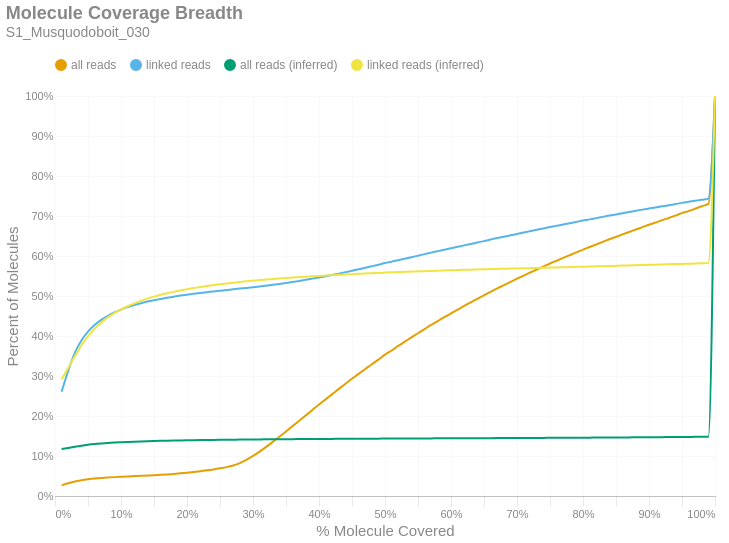

The code cell stored with this chart in its notebook:
### Markdown cell above
### Molecule Read Coverage
This chart shows molecule coverage breadth as computed by the number of bases aligned to that molecule. In other words, "*how much of each unique long molecule is actually sequenced/aligned?*" Keep in mind there is a distinction between sequences and alignments, since some sequences belonging to a particular molecule may not align well and wouldn't appear in the alignment data. This chart also shows molecule coverage breadth as computed by the *inferred fragment* from which the aligned sequences originate. Unlike read coverage, this calculation takes into account the total insert size, including unsequenced gaps between the forward and reverse reads. Like the previous figures, these are cumulative percents.

### Code cell
if SKIPLR:
    print_html(f"Skipped")
else:
    binned_df = consolidated_hist(valids['coverage_bp'], mask, 0.01, True)
    binned_df_inf = consolidated_hist(valids['coverage_inserts'], mask, 0.01, True)
    binned_df = binned_df.with_columns(pl.lit(binned_df_inf['all reads (cumsum)']).alias('all reads (inferred)'))
    binned_df = binned_df.with_columns(pl.lit(binned_df_inf['linked reads (cumsum)']).alias('linked reads (inferred)'))
    binned_df = binned_df.with_columns(
        (pl.col('bin').cast(pl.Float64) + 0.01).alias('right_edge')
    )

    with SafeRender(binned_df):
        (
            density_plot(binned_df, 'Molecule Coverage Breadth', samplename, 'molcov', ['all reads (inferred)','linked reads (inferred)'])
            .encode(
                #x=alt.X('bin:Q', title="% Molecule Covered").axis(format = '%').scale(padding=0),
                x=alt.X('right_edge:Q', title="% Molecule Covered").axis(format='%').scale(padding=0),
                y=alt.Y('value:Q', title='Percent of Molecules')
                    .axis(format='%')
                    .stack(False)
                    .scale(domainMin=0, padding=0),
                color=alt.Color("key:N").scale(domain = ["all reads", "linked reads", "all reads (inferred)", "linked reads (inferred)"]),
                tooltip = [
                    alt.Tooltip("key:N", title = "Data Type"),
                    alt.Tooltip("range_label:N", title="% Molecule Covered"),
                    alt.Tooltip("value:Q", format = ".2%", title="% Molecules")
                ]
            )
        ).display()

### Figure 1 — Vega-Lite specification as saved in the notebook (floating-point values rounded to 4 significant figures)
{"width": "container", "height": 400, "config": {"title": {"anchor": "start", "dy": -15, "fontSize": 18, "color": "#888888", "subtitleColor": "#888888", "subtitleFontSize": 14}, "arc": {"fill": "#0072B2"}, "axis": {"domainColor": "#888888", "domainWidth": 0.5, "gridWidth": 0.2, "grid": false, "titleFontWeight": 400, "titleFontSize": 15, "labelFontSize": 11, "labelColor": "#888888", "tickColor": "#888888", "tickWidth": 0.2, "titleColor": "#888888"}, "axisBand": {"grid": false}, "axisX": {"grid": true, "tickSize": 10, "domainCap": "round"}, "axisY": {"domain": false, "grid": true, "tickSize": 0, "domainCap": "round"}, "background": "transparent", "header": {"labelFontSize": 15, "labelColor": "#888888", "titleFontSize": 15, "titleFontWeight": 600, "titleColor": "#888888"}, "legend": {"labelFont": "sans-serif", "labelFontSize": 12, "labelColor": "#888888", "symbolSize": 100, "symbolType": "circle", "titleFontSize": 12, "titlePadding": 10, "titleColor": "#888888", "title": null, "orient": "top"}, "range": {"category": ["#E69F00", "#56B4E9", "#009E73", "#F0E442", "#0072B2", "#D55E00", "#CC79A7", "#000000"], "diverging": ["#cfe8f3", "#a2d4ec", "#73bfe2", "#46abdb", "#1696d2", "#12719e"]}, "area": {"fill": "#0072B2", "fillOpacity": 0.7, "line": true, "strokeOpacity": 0.7}, "line": {"color": "#0072B2", "stroke": "#0072B2", "strokeWidth": 2}, "trail": {"color": "#0072B2", "stroke": "#0072B2", "strokeWidth": 0, "size": 1}, "point": {"filled": true, "fillOpacity": 1.0, "size": 95}, "text": {"color": "#888888", "fontSize": 11, "align": "right", "fontWeight": 400, "size": 11}, "bar": {"fill": "#0072B2", "stroke": null}, "view": {"stroke": null, "continuousWidth": 660, "continuousHeight": 400}}, "data": {"name": "data-16afb018e4b40cb5d1339ce25efc5411"}, "mark": {"type": "line", "interpolate": "monotone", "point": {"opacity": 0, "size": 275}}, "encoding": {"color": {"field": "key", "scale": {"domain": ["all reads", "linked reads", "all reads (inferred)", "linked reads (inferred)"]}, "type": "nominal"}, "tooltip": [{"field": "key", "title": "Data Type", "type": "nominal"}, {"field": "range_label", "title": "% Molecule Covered", "type": "nominal"}, {"field": "value", "format": ".2%", "title": "% Molecules", "type": "quantitative"}], "x": {"axis": {"format": "%"}, "field": "right_edge", "scale": {"padding": 0}, "title": "% Molecule Covered", "type": "quantitative"}, "y": {"axis": {"format": "%"}, "field": "value", "scale": {"domainMin": 0, "padding": 0}, "stack": false, "title": "Percent of Molecules", "type": "quantitative"}}, "params": [{"name": "param_c36ac31b6afebe62", "select": {"type": "point", "fields": ["key"]}, "bind": "legend"}], "title": {"text": "Molecule Coverage Breadth", "subtitle": "S1_Musquodoboit_030"}, "transform": [{"fold": ["all reads (cumsum)", "linked reads (cumsum)", "all reads (inferred)", "linked reads (inferred)"]}, {"calculate": "replace(datum.key, ' (cumsum)', '')", "as": "key"}, {"filter": {"param": "param_c36ac31b6afebe62"}}], "usermeta": {"embedOptions": {"downloadFileName": "S1_Musquodoboit_030.molcov"}}, "$schema": "https://vega.github.io/schema/vega-lite/v6.1.0.json", "datasets": {"data-16afb018e4b40cb5d1339ce25efc5411": [{"bin": "0.0", "interval": "0.0-0.01", "all reads": 0.0266, "linked reads": 0.2605, "all reads (cumsum)": 0.0266, "linked reads (cumsum)": 0.2605, "range_label": "0.0-0.01", "all reads (inferred)": 0.1175, "linked reads (inferred)": 0.2918, "right_edge": 0.01}, {"bin": "0.01", "interval": "0.01-0.02", "all reads": 0.005226, "linked reads": 0.05228, "all reads (cumsum)": 0.03182, "linked reads (cumsum)": 0.3128, "range_label": "0.01-0.02", "all reads (inferred)": 0.1203, "linked reads (inferred)": 0.32, "right_edge": 0.02}, {"bin": "0.02", "interval": "0.02-0.03", "all reads": 0.004499, "linked reads": 0.04528, "all reads (cumsum)": 0.03632, "linked reads (cumsum)": 0.358, "range_label": "0.02-0.03", "all reads (inferred)": 0.1231, "linked reads (inferred)": 0.3495, "right_edge": 0.03}, {"bin": "0.03", "interval": "0.03-0.04", "all reads": 0.003173, "linked reads": 0.03086, "all reads (cumsum)": 0.03949, "linked reads (cumsum)": 0.3889, "range_label": "0.03-0.04", "all reads (inferred)": 0.1257, "linked reads (inferred)": 0.3766, "right_edge": 0.04}, {"bin": "0.04", "interval": "0.04-0.05", "all reads": 0.002331, "linked reads": 0.02226, "all reads (cumsum)": 0.04182, "linked reads (cumsum)": 0.4112, "range_label": "0.04-0.05", "all reads (inferred)": 0.128, "linked reads (inferred)": 0.3992, "right_edge": 0.05}, {"bin": "0.05", "interval": "0.05-0.06", "all reads": 0.001792, "linked reads": 0.01636, "all reads (cumsum)": 0.04362, "linked reads (cumsum)": 0.4275, "range_label": "0.05-0.06", "all reads (inferred)": 0.1298, "linked reads (inferred)": 0.4182, "right_edge": 0.06}, {"bin": "0.06", "interval": "0.06-0.07", "all reads": 0.001421, "linked reads": 0.0129, "all reads (cumsum)": 0.04504, "linked reads (cumsum)": 0.4404, "range_label": "0.06-0.07", "all reads (inferred)": 0.1312, "linked reads (inferred)": 0.4333, "right_edge": 0.07}, {"bin": "0.07", "interval": "0.07-0.08", "all reads": 0.001135, "linked reads": 0.01012, "all reads (cumsum)": 0.04617, "linked reads (cumsum)": 0.4505, "range_label": "0.07-0.08", "all reads (inferred)": 0.1325, "linked reads (inferred)": 0.4465, "right_edge": 0.08}, {"bin": "0.08", "interval": "0.08-0.09", "all reads": 0.001017, "linked reads": 0.00841, "all reads (cumsum)": 0.04719, "linked reads (cumsum)": 0.459, "range_label": "0.08-0.09", "all reads (inferred)": 0.1336, "linked reads (inferred)": 0.4574, "right_edge": 0.09}, {"bin": "0.09", "interval": "0.09-0.1", "all reads": 0.0009139, "linked reads": 0.007153, "all reads (cumsum)": 0.0481, "linked reads (cumsum)": 0.4661, "range_label": "0.09-0.1", "all reads (inferred)": 0.1344, "linked reads (inferred)": 0.4665, "right_edge": 0.1}, {"bin": "0.1", "interval": "0.1-0.11", "all reads": 0.0008352, "linked reads": 0.006243, "all reads (cumsum)": 0.04894, "linked reads (cumsum)": 0.4724, "range_label": "0.1-0.11", "all reads (inferred)": 0.1352, "linked reads (inferred)": 0.4744, "right_edge": 0.11}, {"bin": "0.11", "interval": "0.11-0.12", "all reads": 0.0007611, "linked reads": 0.00509, "all reads (cumsum)": 0.0497, "linked reads (cumsum)": 0.4774, "range_label": "0.11-0.12", "all reads (inferred)": 0.1358, "linked reads (inferred)": 0.4813, "right_edge": 0.12}, {"bin": "0.12", "interval": "0.12-0.13", "all reads": 0.0007588, "linked reads": 0.004488, "all reads (cumsum)": 0.05046, "linked reads (cumsum)": 0.4819, "range_label": "0.12-0.13", "all reads (inferred)": 0.1365, "linked reads (inferred)": 0.4878, "right_edge": 0.13}, {"bin": "0.13", "interval": "0.13-0.14", "all reads": 0.000765, "linked reads": 0.004076, "all reads (cumsum)": 0.05122, "linked reads (cumsum)": 0.486, "range_label": "0.13-0.14", "all reads (inferred)": 0.137, "linked reads (inferred)": 0.4933, "right_edge": 0.14}, {"bin": "0.14", "interval": "0.14-0.15", "all reads": 0.0007555, "linked reads": 0.003521, "all reads (cumsum)": 0.05198, "linked reads (cumsum)": 0.4895, "range_label": "0.14-0.15", "all reads (inferred)": 0.1375, "linked reads (inferred)": 0.4985, "right_edge": 0.15}, {"bin": "0.15", "interval": "0.15-0.16", "all reads": 0.0008905, "linked reads": 0.003145, "all reads (cumsum)": 0.05287, "linked reads (cumsum)": 0.4927, "range_label": "0.15-0.16", "all reads (inferred)": 0.1379, "linked reads (inferred)": 0.503, "right_edge": 0.16}, {"bin": "0.16", "interval": "0.16-0.17", "all reads": 0.00106, "linked reads": 0.002959, "all reads (cumsum)": 0.05393, "linked reads (cumsum)": 0.4956, "range_label": "0.16-0.17", "all reads (inferred)": 0.1383, "linked reads (inferred)": 0.507, "right_edge": 0.17}, {"bin": "0.17", "interval": "0.17-0.18", "all reads": 0.001253, "linked reads": 0.002751, "all reads (cumsum)": 0.05518, "linked reads (cumsum)": 0.4984, "range_label": "0.17-0.18", "all reads (inferred)": 0.1386, "linked reads (inferred)": 0.5105, "right_edge": 0.18}, {"bin": "0.18", "interval": "0.18-0.19", "all reads": 0.001462, "linked reads": 0.002633, "all reads (cumsum)": 0.05664, "linked reads (cumsum)": 0.501, "range_label": "0.18-0.19", "all reads (inferred)": 0.139, "linked reads (inferred)": 0.5139, "right_edge": 0.19}, {"bin": "0.19", "interval": "0.19-0.2", "all reads": 0.001629, "linked reads": 0.00236, "all reads (cumsum)": 0.05827, "linked reads (cumsum)": 0.5034, "range_label": "0.19-0.2", "all reads (inferred)": 0.1393, "linked reads (inferred)": 0.5171, "right_edge": 0.2}, {"bin": "0.2", "interval": "0.2-0.21", "all reads": 0.001772, "linked reads": 0.002192, "all reads (cumsum)": 0.06005, "linked reads (cumsum)": 0.5056, "range_label": "0.2-0.21", "all reads (inferred)": 0.1396, "linked reads (inferred)": 0.52, "right_edge": 0.21}, {"bin": "0.21", "interval": "0.21-0.22", "all reads": 0.001973, "linked reads": 0.001984, "all reads (cumsum)": 0.06202, "linked reads (cumsum)": 0.5075, "range_label": "0.21-0.22", "all reads (inferred)": 0.1398, "linked reads (inferred)": 0.5228, "right_edge": 0.22}, {"bin": "0.22", "interval": "0.22-0.23", "all reads": 0.002176, "linked reads": 0.001988, "all reads (cumsum)": 0.0642, "linked reads (cumsum)": 0.5095, "range_label": "0.22-0.23", "all reads (inferred)": 0.1401, "linked reads (inferred)": 0.525, "right_edge": 0.23}, {"bin": "0.23", "interval": "0.23-0.24", "all reads": 0.002333, "linked reads": 0.001834, "all reads (cumsum)": 0.06653, "linked reads (cumsum)": 0.5114, "range_label": "0.23-0.24", "all reads (inferred)": 0.1403, "linked reads (inferred)": 0.5272, "right_edge": 0.24}, {"bin": "0.24", "interval": "0.24-0.25", "all reads": 0.002668, "linked reads": 0.001794, "all reads (cumsum)": 0.0692, "linked reads (cumsum)": 0.5132, "range_label": "0.24-0.25", "all reads (inferred)": 0.1405, "linked reads (inferred)": 0.5294, "right_edge": 0.25}, {"bin": "0.25", "interval": "0.25-0.26", "all reads": 0.002976, "linked reads": 0.001716, "all reads (cumsum)": 0.07217, "linked reads (cumsum)": 0.5149, "range_label": "0.25-0.26", "all reads (inferred)": 0.1407, "linked reads (inferred)": 0.5313, "right_edge": 0.26}, {"bin": "0.26", "interval": "0.26-0.27", "all reads": 0.004153, "linked reads": 0.001848, "all reads (cumsum)": 0.07633, "linked reads (cumsum)": 0.5167, "range_label": "0.26-0.27", "all reads (inferred)": 0.1408, "linked reads (inferred)": 0.5331, "right_edge": 0.27}, {"bin": "0.27", "interval": "0.27-0.28", "all reads": 0.005978, "linked reads": 0.001723, "all reads (cumsum)": 0.0823, "linked reads (cumsum)": 0.5185, "range_label": "0.27-0.28", "all reads (inferred)": 0.141, "linked reads (inferred)": 0.5349, "right_edge": 0.28}, {"bin": "0.28", "interval": "0.28-0.29", "all reads": 0.00811, "linked reads": 0.001662, "all reads (cumsum)": 0.09041, "linked reads (cumsum)": 0.5201, "range_label": "0.28-0.29", "all reads (inferred)": 0.1412, "linked reads (inferred)": 0.5367, "right_edge": 0.29}, {"bin": "0.29", "interval": "0.29-0.3", "all reads": 0.009713, "linked reads": 0.00182, "all reads (cumsum)": 0.1001, "linked reads (cumsum)": 0.5219, "range_label": "0.29-0.3", "all reads (inferred)": 0.1414, "linked reads (inferred)": 0.5382, "right_edge": 0.3}, {"bin": "0.3", "interval": "0.3-0.31", "all reads": 0.01087, "linked reads": 0.001794, "all reads (cumsum)": 0.111, "linked reads (cumsum)": 0.5237, "range_label": "0.3-0.31", "all reads (inferred)": 0.1415, "linked reads (inferred)": 0.5398, "right_edge": 0.31}, {"bin": "0.31", "interval": "0.31-0.32", "all reads": 0.01182, "linked reads": 0.002103, "all reads (cumsum)": 0.1228, "linked reads (cumsum)": 0.5258, "range_label": "0.31-0.32", "all reads (inferred)": 0.1416, "linked reads (inferred)": 0.5411, "right_edge": 0.32}, {"bin": "0.32", "interval": "0.32-0.33", "all reads": 0.01246, "linked reads": 0.002181, "all reads (cumsum)": 0.1353, "linked reads (cumsum)": 0.528, "range_label": "0.32-0.33", "all reads (inferred)": 0.1418, "linked reads (inferred)": 0.5424, "right_edge": 0.33}, {"bin": "0.33", "interval": "0.33-0.34", "all reads": 0.01287, "linked reads": 0.002113, "all reads (cumsum)": 0.1481, "linked reads (cumsum)": 0.5301, "range_label": "0.33-0.34", "all reads (inferred)": 0.1419, "linked reads (inferred)": 0.5437, "right_edge": 0.34}, {"bin": "0.34", "interval": "0.34-0.35", "all reads": 0.01309, "linked reads": 0.0023, "all reads (cumsum)": 0.1612, "linked reads (cumsum)": 0.5324, "range_label": "0.34-0.35", "all reads (inferred)": 0.142, "linked reads (inferred)": 0.545, "right_edge": 0.35}, {"bin": "0.35", "interval": "0.35-0.36", "all reads": 0.01345, "linked reads": 0.002511, "all reads (cumsum)": 0.1747, "linked reads (cumsum)": 0.5349, "range_label": "0.35-0.36", "all reads (inferred)": 0.1422, "linked reads (inferred)": 0.5461, "right_edge": 0.36}, {"bin": "0.36", "interval": "0.36-0.37", "all reads": 0.01347, "linked reads": 0.002808, "all reads (cumsum)": 0.1881, "linked reads (cumsum)": 0.5377, "range_label": "0.36-0.37", "all reads (inferred)": 0.1423, "linked reads (inferred)": 0.5472, "right_edge": 0.37}, {"bin": "0.37", "interval": "0.37-0.38", "all reads": 0.01342, "linked reads": 0.002719, "all reads (cumsum)": 0.2016, "linked reads (cumsum)": 0.5405, "range_label": "0.37-0.38", "all reads (inferred)": 0.1424, "linked reads (inferred)": 0.5482, "right_edge": 0.38}, {"bin": "0.38", "interval": "0.38-0.39", "all reads": 0.01358, "linked reads": 0.003009, "all reads (cumsum)": 0.2151, "linked reads (cumsum)": 0.5435, "range_label": "0.38-0.39", "all reads (inferred)": 0.1425, "linked reads (inferred)": 0.5493, "right_edge": 0.39}, {"bin": "0.39", "interval": "0.39-0.4", "all reads": 0.0136, "linked reads": 0.003009, "all reads (cumsum)": 0.2287, "linked reads (cumsum)": 0.5465, "range_label": "0.39-0.4", "all reads (inferred)": 0.1426, "linked reads (inferred)": 0.5503, "right_edge": 0.4}, {"bin": "0.4", "interval": "0.4-0.41", "all reads": 0.01289, "linked reads": 0.003066, "all reads (cumsum)": 0.2416, "linked reads (cumsum)": 0.5495, "range_label": "0.4-0.41", "all reads (inferred)": 0.1427, "linked reads (inferred)": 0.5512, "right_edge": 0.41}, {"bin": "0.41", "interval": "0.41-0.42", "all reads": 0.0131, "linked reads": 0.003084, "all reads (cumsum)": 0.2547, "linked reads (cumsum)": 0.5526, "range_label": "0.41-0.42", "all reads (inferred)": 0.1428, "linked reads (inferred)": 0.5521, "right_edge": 0.42}, {"bin": "0.42", "interval": "0.42-0.43", "all reads": 0.01304, "linked reads": 0.003306, "all reads (cumsum)": 0.2678, "linked reads (cumsum)": 0.5559, "range_label": "0.42-0.43", "all reads (inferred)": 0.1429, "linked reads (inferred)": 0.553, "right_edge": 0.43}, {"bin": "0.43", "interval": "0.43-0.44", "all reads": 0.01268, "linked reads": 0.003464, "all reads (cumsum)": 0.2805, "linked reads (cumsum)": 0.5594, "range_label": "0.43-0.44", "all reads (inferred)": 0.143, "linked reads (inferred)": 0.5539, "right_edge": 0.44}, {"bin": "0.44", "interval": "0.44-0.45", "all reads": 0.01252, "linked reads": 0.003661, "all reads (cumsum)": 0.293, "linked reads (cumsum)": 0.5631, "range_label": "0.44-0.45", "all reads (inferred)": 0.1431, "linked reads (inferred)": 0.5547, "right_edge": 0.45}, {"bin": "0.45", "interval": "0.45-0.46", "all reads": 0.01235, "linked reads": 0.003747, "all reads (cumsum)": 0.3053, "linked reads (cumsum)": 0.5668, "range_label": "0.45-0.46", "all reads (inferred)": 0.1431, "linked reads (inferred)": 0.5555, "right_edge": 0.46}, {"bin": "0.46", "interval": "0.46-0.47", "all reads": 0.01212, "linked reads": 0.003739, "all reads (cumsum)": 0.3174, "linked reads (cumsum)": 0.5705, "range_label": "0.46-0.47", "all reads (inferred)": 0.1432, "linked reads (inferred)": 0.5563, "right_edge": 0.47}, {"bin": "0.47", "interval": "0.47-0.48", "all reads": 0.01204, "linked reads": 0.003757, "all reads (cumsum)": 0.3295, "linked reads (cumsum)": 0.5743, "range_label": "0.47-0.48", "all reads (inferred)": 0.1433, "linked reads (inferred)": 0.557, "right_edge": 0.48}, {"bin": "0.48", "interval": "0.48-0.49", "all reads": 0.01139, "linked reads": 0.003815, "all reads (cumsum)": 0.3409, "linked reads (cumsum)": 0.5781, "range_label": "0.48-0.49", "all reads (inferred)": 0.1434, "linked reads (inferred)": 0.5578, "right_edge": 0.49}, {"bin": "0.49", "interval": "0.49-0.5", "all reads": 0.01239, "linked reads": 0.004223, "all reads (cumsum)": 0.3533, "linked reads (cumsum)": 0.5823, "range_label": "0.49-0.5", "all reads (inferred)": 0.1435, "linked reads (inferred)": 0.5585, "right_edge": 0.5}, {"bin": "0.5", "interval": "0.5-0.51", "all reads": 0.0104, "linked reads": 0.003542, "all reads (cumsum)": 0.3637, "linked reads (cumsum)": 0.5859, "range_label": "0.5-0.51", "all reads (inferred)": 0.1436, "linked reads (inferred)": 0.5592, "right_edge": 0.51}, {"bin": "0.51", "interval": "0.51-0.52", "all reads": 0.01147, "linked reads": 0.003388, "all reads (cumsum)": 0.3751, "linked reads (cumsum)": 0.5893, "range_label": "0.51-0.52", "all reads (inferred)": 0.1437, "linked reads (inferred)": 0.5598, "right_edge": 0.52}, {"bin": "0.52", "interval": "0.52-0.53", "all reads": 0.01076, "linked reads": 0.003854, "all reads (cumsum)": 0.3859, "linked reads (cumsum)": 0.5931, "range_label": "0.52-0.53", "all reads (inferred)": 0.1437, "linked reads (inferred)": 0.5605, "right_edge": 0.53}, {"bin": "0.53", "interval": "0.53-0.54", "all reads": 0.01075, "linked reads": 0.003793, "all reads (cumsum)": 0.3966, "linked reads (cumsum)": 0.5969, "range_label": "0.53-0.54", "all reads (inferred)": 0.1438, "linked reads (inferred)": 0.561, "right_edge": 0.54}, {"bin": "0.54", "interval": "0.54-0.55", "all reads": 0.01028, "linked reads": 0.003893, "all reads (cumsum)": 0.4069, "linked reads (cumsum)": 0.6008, "range_label": "0.54-0.55", "all reads (inferred)": 0.1439, "linked reads (inferred)": 0.5616, "right_edge": 0.55}, {"bin": "0.55", "interval": "0.55-0.56", "all reads": 0.01043, "linked reads": 0.003908, "all reads (cumsum)": 0.4174, "linked reads (cumsum)": 0.6047, "range_label": "0.55-0.56", "all reads (inferred)": 0.1439, "linked reads (inferred)": 0.5622, "right_edge": 0.56}, {"bin": "0.56", "interval": "0.56-0.57", "all reads": 0.01028, "linked reads": 0.0037, "all reads (cumsum)": 0.4276, "linked reads (cumsum)": 0.6084, "range_label": "0.56-0.57", "all reads (inferred)": 0.144, "linked reads (inferred)": 0.5628, "right_edge": 0.57}, {"bin": "0.57", "interval": "0.57-0.58", "all reads": 0.009745, "linked reads": 0.003775, "all reads (cumsum)": 0.4374, "linked reads (cumsum)": 0.6122, "range_label": "0.57-0.58", "all reads (inferred)": 0.1441, "linked reads (inferred)": 0.5633, "right_edge": 0.58}, {"bin": "0.58", "interval": "0.58-0.59", "all reads": 0.009767, "linked reads": 0.003535, "all reads (cumsum)": 0.4471, "linked reads (cumsum)": 0.6157, "range_label": "0.58-0.59", "all reads (inferred)": 0.1442, "linked reads (inferred)": 0.5638, "right_edge": 0.59}, {"bin": "0.59", "interval": "0.59-0.6", "all reads": 0.009684, "linked reads": 0.003843, "all reads (cumsum)": 0.4568, "linked reads (cumsum)": 0.6196, "range_label": "0.59-0.6", "all reads (inferred)": 0.1442, "linked reads (inferred)": 0.5643, "right_edge": 0.6}, {"bin": "0.6", "interval": "0.6-0.61", "all reads": 0.009142, "linked reads": 0.003324, "all reads (cumsum)": 0.466, "linked reads (cumsum)": 0.6229, "range_label": "0.6-0.61", "all reads (inferred)": 0.1443, "linked reads (inferred)": 0.5649, "right_edge": 0.61}, {"bin": "0.61", "interval": "0.61-0.62", "all reads": 0.009259, "linked reads": 0.003671, "all reads (cumsum)": 0.4752, "linked reads (cumsum)": 0.6266, "range_label": "0.61-0.62", "all reads (inferred)": 0.1444, "linked reads (inferred)": 0.5654, "right_edge": 0.62}, {"bin": "0.62", "interval": "0.62-0.63", "all reads": 0.008886, "linked reads": 0.003603, "all reads (cumsum)": 0.4841, "linked reads (cumsum)": 0.6302, "range_label": "0.62-0.63", "all reads (inferred)": 0.1445, "linked reads (inferred)": 0.5658, "right_edge": 0.63}, {"bin": "0.63", "interval": "0.63-0.64", "all reads": 0.008935, "linked reads": 0.003618, "all reads (cumsum)": 0.493, "linked reads (cumsum)": 0.6338, "range_label": "0.63-0.64", "all reads (inferred)": 0.1445, "linked reads (inferred)": 0.5664, "right_edge": 0.64}, {"bin": "0.64", "interval": "0.64-0.65", "all reads": 0.008651, "linked reads": 0.003428, "all reads (cumsum)": 0.5017, "linked reads (cumsum)": 0.6372, "range_label": "0.64-0.65", "all reads (inferred)": 0.1446, "linked reads (inferred)": 0.5668, "right_edge": 0.65}, {"bin": "0.65", "interval": "0.65-0.66", "all reads": 0.008827, "linked reads": 0.003861, "all reads (cumsum)": 0.5105, "linked reads (cumsum)": 0.6411, "range_label": "0.65-0.66", "all reads (inferred)": 0.1447, "linked reads (inferred)": 0.5672, "right_edge": 0.66}, {"bin": "0.66", "interval": "0.66-0.67", "all reads": 0.008294, "linked reads": 0.003711, "all reads (cumsum)": 0.5188, "linked reads (cumsum)": 0.6448, "range_label": "0.66-0.67", "all reads (inferred)": 0.1448, "linked reads (inferred)": 0.5677, "right_edge": 0.67}, {"bin": "0.67", "interval": "0.67-0.68", "all reads": 0.008332, "linked reads": 0.003324, "all reads (cumsum)": 0.5272, "linked reads (cumsum)": 0.6481, "range_label": "0.67-0.68", "all reads (inferred)": 0.1448, "linked reads (inferred)": 0.5681, "right_edge": 0.68}, {"bin": "0.68", "interval": "0.68-0.69", "all reads": 0.007989, "linked reads": 0.003514, "all reads (cumsum)": 0.5351, "linked reads (cumsum)": 0.6516, "range_label": "0.68-0.69", "all reads (inferred)": 0.1449, "linked reads (inferred)": 0.5685, "right_edge": 0.69}, {"bin": "0.69", "interval": "0.69-0.7", "all reads": 0.00813, "linked reads": 0.003464, "all reads (cumsum)": 0.5433, "linked reads (cumsum)": 0.6551, "range_label": "0.69-0.7", "all reads (inferred)": 0.145, "linked reads (inferred)": 0.569, "right_edge": 0.7}, {"bin": "0.7", "interval": "0.7-0.71", "all reads": 0.0078, "linked reads": 0.003514, "all reads (cumsum)": 0.5511, "linked reads (cumsum)": 0.6586, "range_label": "0.7-0.71", "all reads (inferred)": 0.1451, "linked reads (inferred)": 0.5694, "right_edge": 0.71}, {"bin": "0.71", "interval": "0.71-0.72", "all reads": 0.007626, "linked reads": 0.003546, "all reads (cumsum)": 0.5587, "linked reads (cumsum)": 0.6622, "range_label": "0.71-0.72", "all reads (inferred)": 0.1451, "linked reads (inferred)": 0.5698, "right_edge": 0.72}, {"bin": "0.72", "interval": "0.72-0.73", "all reads": 0.007563, "linked reads": 0.003456, "all reads (cumsum)": 0.5663, "linked reads (cumsum)": 0.6656, "range_label": "0.72-0.73", "all reads (inferred)": 0.1452, "linked reads (inferred)": 0.5703, "right_edge": 0.73}, {"bin": "0.73", "interval": "0.73-0.74", "all reads": 0.007305, "linked reads": 0.003231, "all reads (cumsum)": 0.5736, "linked reads (cumsum)": 0.6688, "range_label": "0.73-0.74", "all reads (inferred)": 0.1453, "linked reads (inferred)": 0.5706, "right_edge": 0.74}, {"bin": "0.74", "interval": "0.74-0.75", "all reads": 0.007714, "linked reads": 0.003446, "all reads (cumsum)": 0.5813, "linked reads (cumsum)": 0.6723, "range_label": "0.74-0.75", "all reads (inferred)": 0.1454, "linked reads (inferred)": 0.5711, "right_edge": 0.75}, {"bin": "0.75", "interval": "0.75-0.76", "all reads": 0.006937, "linked reads": 0.003109, "all reads (cumsum)": 0.5882, "linked reads (cumsum)": 0.6754, "range_label": "0.75-0.76", "all reads (inferred)": 0.1455, "linked reads (inferred)": 0.5715, "right_edge": 0.76}, {"bin": "0.76", "interval": "0.76-0.77", "all reads": 0.006991, "linked reads": 0.00312, "all reads (cumsum)": 0.5952, "linked reads (cumsum)": 0.6785, "range_label": "0.76-0.77", "all reads (inferred)": 0.1455, "linked reads (inferred)": 0.572, "right_edge": 0.77}, {"bin": "0.77", "interval": "0.77-0.78", "all reads": 0.006918, "linked reads": 0.003424, "all reads (cumsum)": 0.6021, "linked reads (cumsum)": 0.6819, "range_label": "0.77-0.78", "all reads (inferred)": 0.1456, "linked reads (inferred)": 0.5724, "right_edge": 0.78}, {"bin": "0.78", "interval": "0.78-0.79", "all reads": 0.006773, "linked reads": 0.003306, "all reads (cumsum)": 0.6089, "linked reads (cumsum)": 0.6852, "range_label": "0.78-0.79", "all reads (inferred)": 0.1457, "linked reads (inferred)": 0.5728, "right_edge": 0.79}, {"bin": "0.79", "interval": "0.79-0.8", "all reads": 0.007175, "linked reads": 0.003371, "all reads (cumsum)": 0.6161, "linked reads (cumsum)": 0.6886, "range_label": "0.79-0.8", "all reads (inferred)": 0.1458, "linked reads (inferred)": 0.5733, "right_edge": 0.8}, {"bin": "0.8", "interval": "0.8-0.81", "all reads": 0.006387, "linked reads": 0.002908, "all reads (cumsum)": 0.6225, "linked reads (cumsum)": 0.6915, "range_label": "0.8-0.81", "all reads (inferred)": 0.1459, "linked reads (inferred)": 0.5738, "right_edge": 0.81}, {"bin": "0.81", "interval": "0.81-0.82", "all reads": 0.006431, "linked reads": 0.003195, "all reads (cumsum)": 0.6289, "linked reads (cumsum)": 0.6947, "range_label": "0.81-0.82", "all reads (inferred)": 0.146, "linked reads (inferred)": 0.5742, "right_edge": 0.82}, {"bin": "0.82", "interval": "0.82-0.83", "all reads": 0.006491, "linked reads": 0.003095, "all reads (cumsum)": 0.6354, "linked reads (cumsum)": 0.6978, "range_label": "0.82-0.83", "all reads (inferred)": 0.1461, "linked reads (inferred)": 0.5746, "right_edge": 0.83}, {"bin": "0.83", "interval": "0.83-0.84", "all reads": 0.006381, "linked reads": 0.003188, "all reads (cumsum)": 0.6418, "linked reads (cumsum)": 0.701, "range_label": "0.83-0.84", "all reads (inferred)": 0.1462, "linked reads (inferred)": 0.5751, "right_edge": 0.84}, {"bin": "0.84", "interval": "0.84-0.85", "all reads": 0.006198, "linked reads": 0.002891, "all reads (cumsum)": 0.648, "linked reads (cumsum)": 0.7039, "range_label": "0.84-0.85", "all reads (inferred)": 0.1463, "linked reads (inferred)": 0.5756, "right_edge": 0.85}, {"bin": "0.85", "interval": "0.85-0.86", "all reads": 0.006211, "linked reads": 0.003073, "all reads (cumsum)": 0.6542, "linked reads (cumsum)": 0.707, "range_label": "0.85-0.86", "all reads (inferred)": 0.1464, "linked reads (inferred)": 0.576, "right_edge": 0.86}, {"bin": "0.86", "interval": "0.86-0.87", "all reads": 0.005975, "linked reads": 0.002976, "all reads (cumsum)": 0.6601, "linked reads (cumsum)": 0.7099, "range_label": "0.86-0.87", "all reads (inferred)": 0.1465, "linked reads (inferred)": 0.5765, "right_edge": 0.87}, {"bin": "0.87", "interval": "0.87-0.88", "all reads": 0.006113, "linked reads": 0.003041, "all reads (cumsum)": 0.6663, "linked reads (cumsum)": 0.713, "range_label": "0.87-0.88", "all reads (inferred)": 0.1467, "linked reads (inferred)": 0.5771, "right_edge": 0.88}, {"bin": "0.88", "interval": "0.88-0.89", "all reads": 0.005823, "linked reads": 0.002934, "all reads (cumsum)": 0.6721, "linked reads (cumsum)": 0.7159, "range_label": "0.88-0.89", "all reads (inferred)": 0.1468, "linked reads (inferred)": 0.5775, "right_edge": 0.89}, {"bin": "0.89", "interval": "0.89-0.9", "all reads": 0.005956, "linked reads": 0.002787, "all reads (cumsum)": 0.678, "linked reads (cumsum)": 0.7187, "range_label": "0.89-0.9", "all reads (inferred)": 0.1469, "linked reads (inferred)": 0.578, "right_edge": 0.9}, {"bin": "0.9", "interval": "0.9-0.91", "all reads": 0.005561, "linked reads": 0.002801, "all reads (cumsum)": 0.6836, "linked reads (cumsum)": 0.7215, "range_label": "0.9-0.91", "all reads (inferred)": 0.147, "linked reads (inferred)": 0.5784, "right_edge": 0.91}, {"bin": "0.91", "interval": "0.91-0.92", "all reads": 0.006195, "linked reads": 0.002719, "all reads (cumsum)": 0.6898, "linked reads (cumsum)": 0.7242, "range_label": "0.91-0.92", "all reads (inferred)": 0.1471, "linked reads (inferred)": 0.5789, "right_edge": 0.92}, {"bin": "0.92", "interval": "0.92-0.93", "all reads": 0.005367, "linked reads": 0.002654, "all reads (cumsum)": 0.6952, "linked reads (cumsum)": 0.7269, "range_label": "0.92-0.93", "all reads (inferred)": 0.1473, "linked reads (inferred)": 0.5794, "right_edge": 0.93}, {"bin": "0.93", "interval": "0.93-0.94", "all reads": 0.005717, "linked reads": 0.002962, "all reads (cumsum)": 0.7009, "linked reads (cumsum)": 0.7298, "range_label": "0.93-0.94", "all reads (inferred)": 0.1474, "linked reads (inferred)": 0.5798, "right_edge": 0.94}, {"bin": "0.94", "interval": "0.94-0.95", "all reads": 0.006271, "linked reads": 0.002991, "all reads (cumsum)": 0.7071, "linked reads (cumsum)": 0.7328, "range_label": "0.94-0.95", "all reads (inferred)": 0.1476, "linked reads (inferred)": 0.5803, "right_edge": 0.95}, {"bin": "0.95", "interval": "0.95-0.96", "all reads": 0.005099, "linked reads": 0.002658, "all reads (cumsum)": 0.7122, "linked reads (cumsum)": 0.7355, "range_label": "0.95-0.96", "all reads (inferred)": 0.1477, "linked reads (inferred)": 0.5808, "right_edge": 0.96}, {"bin": "0.96", "interval": "0.96-0.97", "all reads": 0.005996, "linked reads": 0.002737, "all reads (cumsum)": 0.7182, "linked reads (cumsum)": 0.7382, "range_label": "0.96-0.97", "all reads (inferred)": 0.1479, "linked reads (inferred)": 0.5812, "right_edge": 0.97}, {"bin": "0.97", "interval": "0.97-0.98", "all reads": 0.006168, "linked reads": 0.002522, "all reads (cumsum)": 0.7244, "linked reads (cumsum)": 0.7407, "range_label": "0.97-0.98", "all reads (inferred)": 0.1481, "linked reads (inferred)": 0.5819, "right_edge": 0.98}, {"bin": "0.98", "interval": "0.98-0.99", "all reads": 0.00591, "linked reads": 0.00259, "all reads (cumsum)": 0.7303, "linked reads (cumsum)": 0.7433, "range_label": "0.98-0.99", "all reads (inferred)": 0.1484, "linked reads (inferred)": 0.5828, "right_edge": 0.99}, {"bin": "0.99", "interval": "0.99-1.0", "all reads": 0.2697, "linked reads": 0.2567, "all reads (cumsum)": 1.0, "linked reads (cumsum)": 1.0, "range_label": "0.99-1.0", "all reads (inferred)": 1.0, "linked reads (inferred)": 1.0, "right_edge": 1.0}]}}
